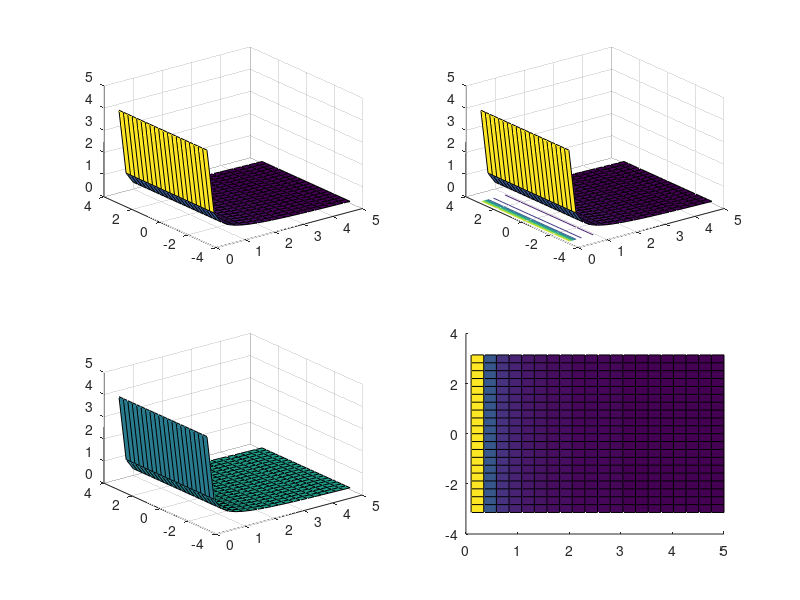

This chart was generated by the following MATLAB code:
clc
clear variables
close all force

% Задание №5
%
% Построить график функций двух переменных.
%
% Вариант - 25 (подзадание 5)
%

figure(14)
[X, Y] = meshgrid(0.1:0.245:5, -pi:pi/10:pi);
Z = sin(X * Y) ./ X;
subplot(2, 2, 1);
surf(X, Y, Z);
subplot(2, 2, 2);
surfc(X, Y, Z);
subplot(2, 2, 3);
surfl(X, Y, Z);
subplot(2, 2, 4);
surface(X, Y, Z)
subplot(2, 2, 4)
s.EdgwColor = 'none'
